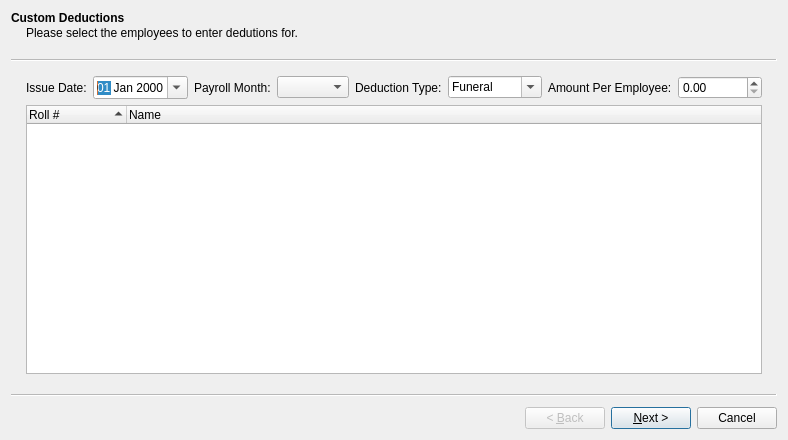
<?xml version="1.0" encoding="UTF-8"?>
<ui version="4.0">
 <class>CustomDeductionsWizard</class>
 <widget class="QWizard" name="CustomDeductionsWizard">
  <property name="geometry">
   <rect>
    <x>0</x>
    <y>0</y>
    <width>584</width>
    <height>440</height>
   </rect>
  </property>
  <property name="windowTitle">
   <string>Add Custom Deductions</string>
  </property>
  <widget class="QWizardPage" name="wizardPage1">
   <property name="title">
    <string>Custom Deductions</string>
   </property>
   <property name="subTitle">
    <string>Please select the employees to enter dedutions for.</string>
   </property>
   <layout class="QVBoxLayout" name="verticalLayout">
    <item>
     <layout class="QHBoxLayout" name="horizontalLayout">
      <item>
       <widget class="QLabel" name="label">
        <property name="text">
         <string>Issue Date:</string>
        </property>
       </widget>
      </item>
      <item>
       <widget class="QDateEdit" name="dtpIssueDate">
        <property name="displayFormat">
         <string>dd MMM yyyy</string>
        </property>
        <property name="calendarPopup">
         <bool>true</bool>
        </property>
       </widget>
      </item>
      <item>
       <widget class="QLabel" name="label_2">
        <property name="text">
         <string>Payroll Month:</string>
        </property>
       </widget>
      </item>
      <item>
       <widget class="QComboBox" name="cboMonth"/>
      </item>
      <item>
       <widget class="QLabel" name="label_3">
        <property name="text">
         <string>Deduction Type:</string>
        </property>
       </widget>
      </item>
      <item>
       <widget class="QComboBox" name="cboDeductionType">
        <property name="editable">
         <bool>true</bool>
        </property>
        <item>
         <property name="text">
          <string>Funeral</string>
         </property>
        </item>
        <item>
         <property name="text">
          <string>Fundraising</string>
         </property>
        </item>
        <item>
         <property name="text">
          <string>Other</string>
         </property>
        </item>
       </widget>
      </item>
      <item>
       <widget class="QLabel" name="label_4">
        <property name="text">
         <string>Amount Per Employee:</string>
        </property>
       </widget>
      </item>
      <item>
       <widget class="QDoubleSpinBox" name="spinAmount">
        <property name="maximum">
         <double>9999999.000000000000000</double>
        </property>
       </widget>
      </item>
      <item>
       <spacer name="horizontalSpacer">
        <property name="orientation">
         <enum>Qt::Horizontal</enum>
        </property>
        <property name="sizeHint" stdset="0">
         <size>
          <width>40</width>
          <height>20</height>
         </size>
        </property>
       </spacer>
      </item>
     </layout>
    </item>
    <item>
     <widget class="QTreeWidget" name="lstEmployees">
      <property name="sortingEnabled">
       <bool>true</bool>
      </property>
      <attribute name="headerHighlightSections">
       <bool>true</bool>
      </attribute>
      <attribute name="headerShowSortIndicator" stdset="0">
       <bool>true</bool>
      </attribute>
      <column>
       <property name="text">
        <string>Roll #</string>
       </property>
      </column>
      <column>
       <property name="text">
        <string>Name</string>
       </property>
      </column>
     </widget>
    </item>
   </layout>
  </widget>
  <widget class="QWizardPage" name="wizardPage2">
   <property name="title">
    <string>Deduction Details</string>
   </property>
   <property name="subTitle">
    <string>Please enter the deductions issued for each employee:</string>
   </property>
   <layout class="QVBoxLayout" name="verticalLayout_2">
    <item>
     <widget class="QTableWidget" name="tblDeductions">
      <property name="columnCount">
       <number>5</number>
      </property>
      <column>
       <property name="text">
        <string>Roll No</string>
       </property>
      </column>
      <column>
       <property name="text">
        <string>Name</string>
       </property>
      </column>
      <column>
       <property name="text">
        <string>Amount Issued</string>
       </property>
      </column>
      <column>
       <property name="text">
        <string>EmployeeID</string>
       </property>
      </column>
      <column>
       <property name="text">
        <string/>
       </property>
      </column>
     </widget>
    </item>
   </layout>
  </widget>
  <widget class="QWizardPage" name="wizardPage">
   <property name="title">
    <string>Finish</string>
   </property>
   <property name="subTitle">
    <string>Please click on the save button to save the deductions.</string>
   </property>
   <layout class="QVBoxLayout" name="verticalLayout_3">
    <item>
     <widget class="QCommandLinkButton" name="commandLinkButton">
      <property name="text">
       <string>Save</string>
      </property>
      <property name="description">
       <string>Click here to save the deductions</string>
      </property>
     </widget>
    </item>
    <item>
     <spacer name="verticalSpacer">
      <property name="orientation">
       <enum>Qt::Vertical</enum>
      </property>
      <property name="sizeHint" stdset="0">
       <size>
        <width>20</width>
        <height>277</height>
       </size>
      </property>
     </spacer>
    </item>
   </layout>
  </widget>
 </widget>
 <resources/>
 <connections/>
</ui>
